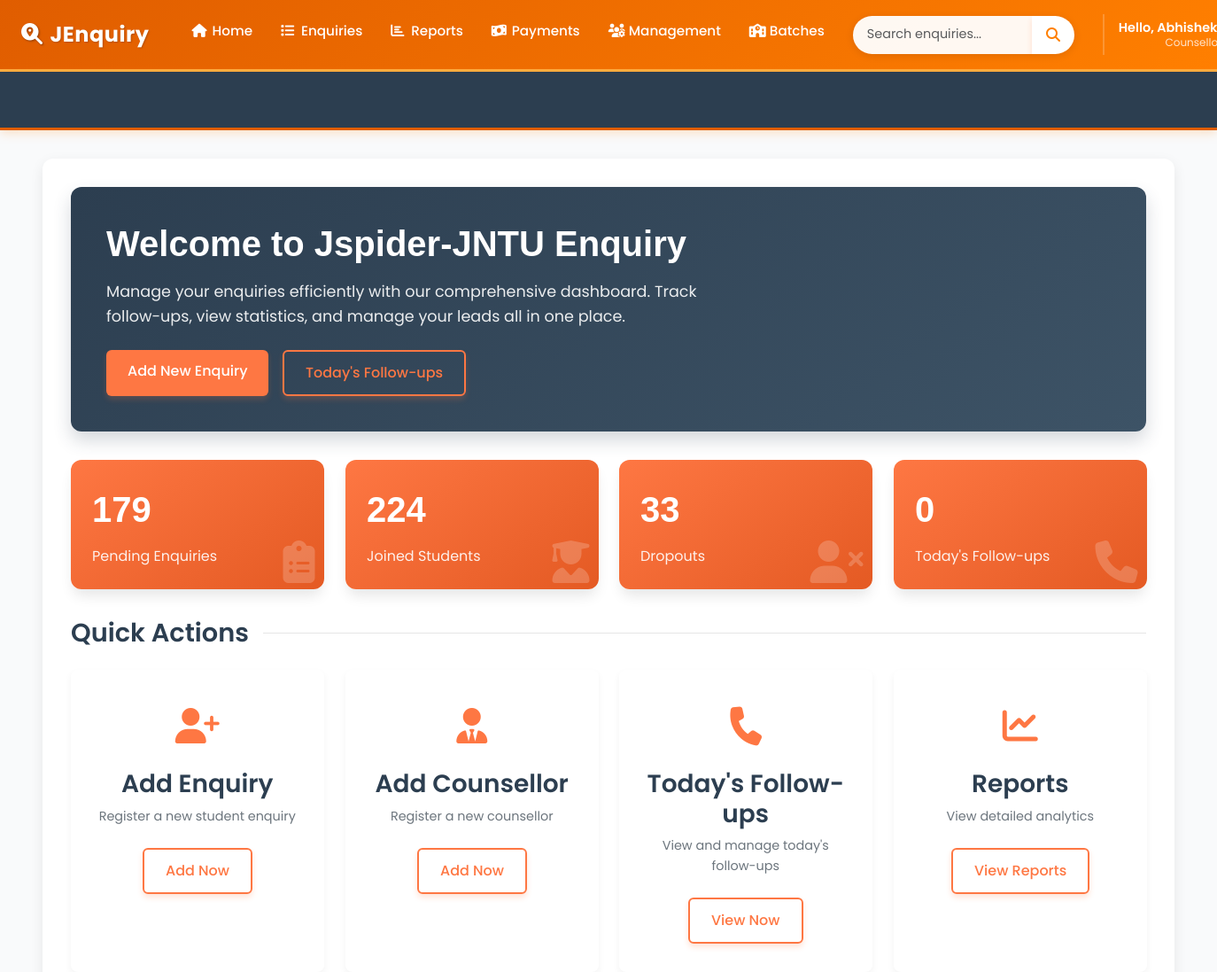
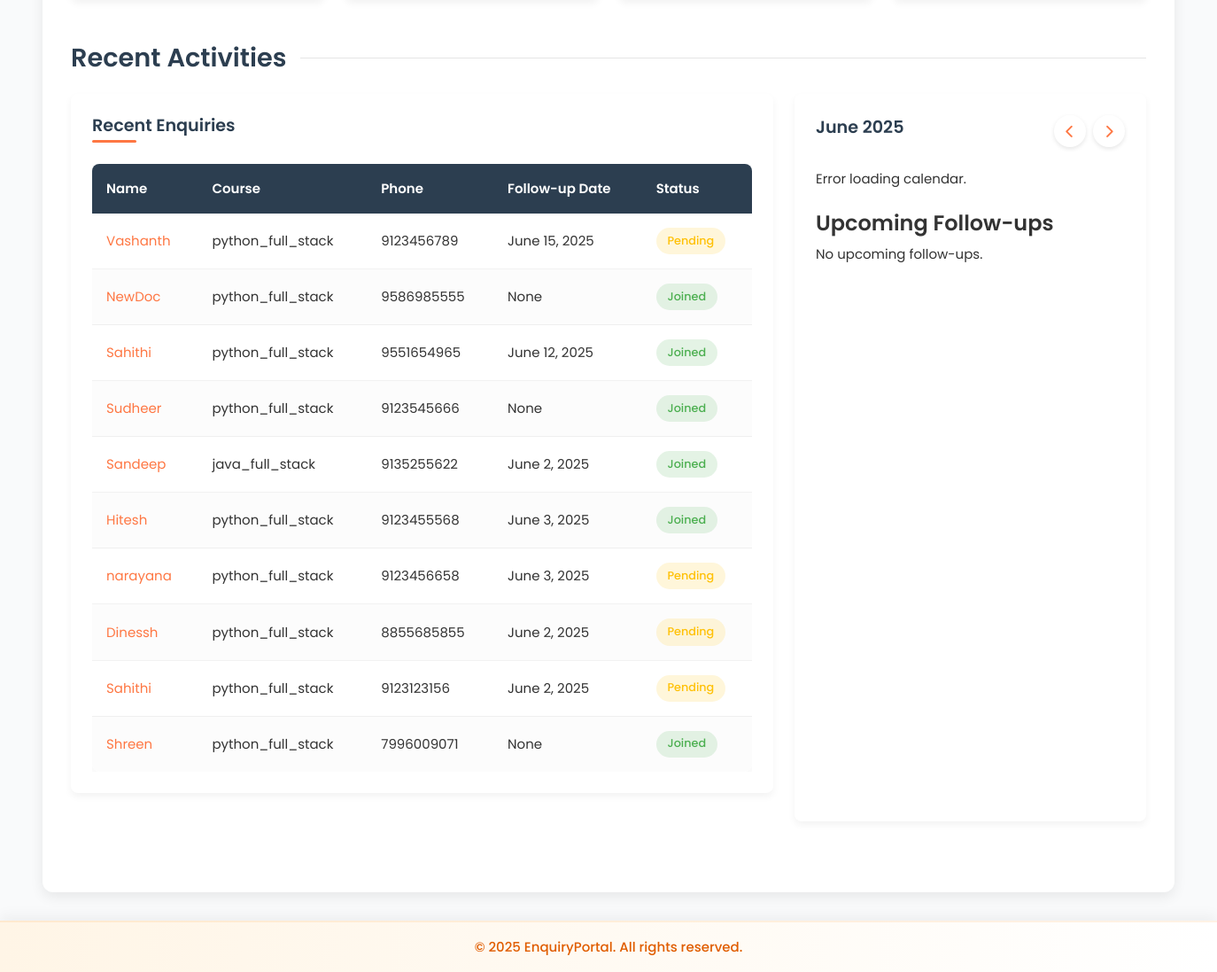
The page / (signed in) on the database its author committed (2 pictures, top to bottom).
### accounts/models.py (models this page shows, shortened)
class CustomUser(AbstractBaseUser, PermissionsMixin):
    ROLE_CHOICES = (
        ('manager', 'Manager'),
        ('counselor', 'Counselor'),
    )
    email = models.EmailField(unique=True)
    first_name = models.CharField(max_length=30)
    last_name = models.CharField(max_length=30)
    role = models.CharField(max_length=20, choices=ROLE_CHOICES)
    is_approved = models.BooleanField(default=False)
    is_active = models.BooleanField(default=True)
    is_staff = models.BooleanField(default=False)
    objects = CustomUserManager()
    USERNAME_FIELD = 'email'
    REQUIRED_FIELDS = ['first_name', 'last_name', 'role']

### enquiry/models.py (models this page shows, shortened)
class Enquiry(models.Model):
    STATUS_CHOICES = [
        ('joined', 'Joined'),
        ('pending', 'Pending'),
        ('dropout', 'Dropout'),
    ]
    SUBJECT_CHOICES = [
        ('java_full_stack', 'Java Full Stack'),
        ('python_full_stack', 'Python Full Stack'),
        ('other', 'Other'),
    ]
    ENQUIRY_TYPE_CHOICES = [
        ('someone_telephonic', 'Enquiry for Someone Telephonic'),
        ('direct_telephonic', 'Direct Enquiry Telephonic'),
        ('someone_walkin', 'Enquiry for Someone WalkIn'),
        ('direct_walkin', 'Direct Enquiry WalkIn'),
        ('telephonic_to_walkin', 'Telephonic To Walkin'),
    ]
    VISIT_TYPE_CHOICES = [
        ('alone_walkin', 'Alone Walkin'),
        ('came_with_parents', 'Came with parents'),
        ('student_reference', 'Student Reference'),
        ('old_student_reference', 'Old Student Reference'),
        ('came_with_relatives', 'Came with relatives'),
        ('telephonic', 'Telephonic'),
    ]
    name = models.CharField(max_length=100)
    mobile = models.CharField(max_length=15, unique=True)
    parent_number = models.CharField(max_length=15, blank=True, null=True)
    native_district_name = models.CharField(max_length=30, blank=True, null=True)
    subject = models.CharField(max_length=50, choices=SUBJECT_CHOICES)
    other_subject_name = models.CharField(max_length=100, blank=True, null=True)
    status = models.CharField(max_length=10, choices=STATUS_CHOICES, default='pending')
    enquiry_type = models.CharField(max_length=30, choices=ENQUIRY_TYPE_CHOICES, default='direct_telephonic')
    visit_type = models.CharField(max_length=30, choices=VISIT_TYPE_CHOICES, default='alone_walkin')
    created_at = models.DateTimeField(auto_now_add=True)
    followup_date = models.DateField(null=True, blank=True)
    enquiry_date = models.DateField(null=True, blank=True)
    joined_date = models.DateField(null=True, blank=True)
    fees_paid_date = models.DateField(null=True, blank=True)
    due_date = models.DateField(null=True, blank=True)
    target_fees = models.DecimalField(
        max_digits=12, decimal_places=2,
        null=True, blank=True,
        help_text="Total fees for the course"
    )
    fees_paid = models.DecimalField(
        max_digits=12, decimal_places=2,
        default=0.00,
        help_text="Total amount paid by the student"
    )
    fees_balance = models.DecimalField(
        max_digits=12, decimal_places=2,
        null=True, blank=True,
        help_text="Remaining balance (calculated automatically)"
    )
    is_joined_batch = models.BooleanField(default=False)
    counsellor = models.ForeignKey('Counsellor', on_delete=models.CASCADE, related_name='enquiries')
    class Meta:
        indexes = [
            models.Index(fields=['created_at']),
            models.Index(fields=['joined_date']),
            models.Index(fields=['status']),
            models.Index(fields=['counsellor']),
            models.Index(fields=['enquiry_date']),
            models.Index(fields=['enquiry_type']),
        ]
        ordering = ['-created_at']

### enquiry/views.py (the view)
# urls.py: path('', views.dashboard, name='dashboard'),
@login_required(login_url='accounts:login')
def dashboard(request):
    context = get_or_set_cache(
        'dashboard_data',
        lambda: build_dashboard_context(),
        timeout=600
    )
    return render(request, 'dashboard.html', context)

### template/dashboard.html (shortened to what this page needs)
{% extends "base.html" %}
{% block content %}
<section class="welcome-banner" data-aos="fade-up">
    <h1>Welcome to Jspider-JNTU Enquiry</h1>
    <p>Manage your enquiries efficiently with our comprehensive dashboard. Track follow-ups, view statistics, and manage your leads all in one place.</p>
    <div class="welcome-actions">
        <a href="{% url 'enquiry:add_enquiry' %}" class="btn">Add New Enquiry</a>
        <a href="{% url 'enquiry:today_followups' %}" class="btn btn-outline">Today's Follow-ups</a>
    </div>
</section>
<section class="dashboard-stats" data-aos="fade-up" data-aos-delay="100">
    <div class="stat-card">
        <div class="stat-value">{{ pending_count }}</div>
        <div class="stat-label">Pending Enquiries</div>
        <div class="stat-icon">
            <i class="fas fa-clipboard-list"></i>
        </div>
    </div>
    <div class="stat-card">
        <div class="stat-value">{{ joined_count }}</div>
        <div class="stat-label">Joined Students</div>
        <div class="stat-icon">
            <i class="fas fa-user-graduate"></i>
        </div>
    </div>
    <div class="stat-card">
        <div class="stat-value">{{ dropout_count }}</div>
        <div class="stat-label">Dropouts</div>
        <div class="stat-icon">
            <i class="fas fa-user-times"></i>
        </div>
    </div>
    <div class="stat-card">
        <div class="stat-value">{{ today_followup_count }}</div>
        <div class="stat-label">Today's Follow-ups</div>
        <div class="stat-icon">
            <i class="fas fa-phone"></i>
        </div>
    </div>
</section>
<section class="dashboard-section" data-aos="fade-up" data-aos-delay="200">
    <div class="section-title">
        <h2>Quick Actions</h2>
    </div>
    <div class="quick-actions">
        <div class="action-card">
            <div class="action-icon">
                <i class="fas fa-user-plus"></i>
            </div>
            <h3 class="action-title">Add Enquiry</h3>
            <p class="action-description">Register a new student enquiry</p>
            <a href="{% url 'enquiry:add_enquiry' %}" class="btn btn-outline">Add Now</a>
        </div>
        <div class="action-card">
            <div class="action-icon">
                <i class="fas fa-user-tie"></i>
            </div>
            <h3 class="action-title">Add Counsellor</h3>
            <p class="action-description">Register a new counsellor</p>
            <a href="{% url 'enquiry:add_counsellor' %}" class="btn btn-outline">Add Now</a>
        </div>
        <div class="action-card">
            <div class="action-icon">
                <i class="fas fa-phone-alt"></i>
            </div>
            <h3 class="action-title">Today's Follow-ups</h3>
            <p class="action-description">View and manage today's follow-ups</p>
            <a href="{% url 'enquiry:today_followups' %}" class="btn btn-outline">View Now</a>
        </div>
        <div class="action-card">
            <div class="action-icon">
                <i class="fas fa-chart-line"></i>
            </div>
            <h3 class="action-title">Reports</h3>
            <p class="action-description">View detailed analytics</p>
            <a href="#" class="btn btn-outline">View Reports</a>
        </div>
    </div>
</section>
<div class="dashboard-section" data-aos="fade-up" data-aos-delay="300">
    <div class="section-title">
        <h2>Recent Activities</h2>
    </div>
    <div style="display: grid; grid-template-columns: 2fr 1fr; gap: 1.5rem;" class="dashboard-layout">
        <div class="chart-container">
            <h3 class="chart-title">Recent Enquiries</h3>
            <div class="table-responsive">
                <table class="enquiry-table">
                    <thead>
                        <tr>
                            <th>Name</th>
                            <th>Course</th>
                            <th>Phone</th>
                            <th>Follow-up Date</th>
                            <th>Status</th>
                        </tr>
                    </thead>
                    <tbody>
                        {% for enquiry in recent_enquiries %}
                        <tr>
                            <td><a href="{% url 'enquiry:enquiry_details' enquiry.id %}">{{ enquiry.name }}</a></td>
                            <td>{{ enquiry.subject }}</td>
                            <td>{{ enquiry.mobile }}</td>
                            <td>{{ enquiry.followup_date }}</td>
                            <td>
                                {% if enquiry.status == 'pending' %}
                                <span class="status-badge status-pending">Pending</span>
                                {% elif enquiry.status == 'joined' %}
                                <span class="status-badge status-joined">Joined</span>
                                {% elif enquiry.status == 'dropout' %}
                                <span class="status-badge status-dropout">Dropout</span>
                                {% endif %}
                            </td>
                        </tr>
                        {% empty %}
                        <tr>
                            <td colspan="5" style="text-align: center;">No recent enquiries found.</td>
                        </tr>
                        {% endfor %}
                    </tbody>
                </table>
            </div>
        </div>
        <div class="mini-calendar">
            <div class="calendar-header">
                <h3 class="calendar-title" id="calendar-month-year">{{ month_name }} {{ current_year }}</h3>
                <div class="calendar-nav">
                    <button id="prev-month"><i class="fas fa-chevron-left"></i></button>
                    <button id="next-month"><i class="fas fa-chevron-right"></i></button>
                </div>
            </div>
            <div id="calendar-container">
            </div>
            <div style="margin-top: 1.5rem;">
    <h4 id="followups-title">Upcoming Follow-ups</h4>
    <div id="followups-container" class="activity-feed">
        {% for followup in upcoming_followups %}
            <div class="activity-item">
                <div class="activity-icon"><i class="fas fa-phone-alt"></i></div>
                <div class="activity-content">
                    <div class="activity-title">
                        {% if followup.id %}
                            <a href="{% url 'enquiry:enquiry_details' followup.id %}">
                                {{ followup.name }}
                            </a>
                        {% else %}
                            {{ followup.name }}
                        {% endif %}
                        - {{ followup.subject|default:"N/A" }}
                    </div>
                    <div class="activity-time">{{ followup.followup_date }}</div>
                </div>
            </div>
        {% empty %}
            <p>No upcoming follow-ups.</p>
        {% endfor %}
    </div>
</div>
        </div>
    </div>
</div>
{% endblock %}

### template/base.html (shortened to what this page needs)
<!DOCTYPE html>
<html lang="en">
<head>
    <link href="https://cdn.jsdelivr.net/npm/bootstrap@5.3.0-alpha1/dist/css/bootstrap.min.css" rel="stylesheet">
    <link rel="stylesheet" href="https://cdnjs.cloudflare.com/ajax/libs/font-awesome/6.4.0/css/all.min.css">
<link rel="stylesheet" href="https://cdnjs.cloudflare.com/ajax/libs/font-awesome/6.5.0/css/all.min.css">
<link rel="stylesheet" href="https://cdn.jsdelivr.net/npm/flatpickr/dist/flatpickr.min.css">
</head>
<body>
    <nav class="navbar navbar-expand-lg navbar-dark">
        <div class="container-fluid">
            <a class="navbar-brand pulse-on-hover" href="{% url 'enquiry:dashboard' %}">
                <i class="fas fa-search-location"></i>JEnquiry
            </a>
            <div class="collapse navbar-collapse" id="mainNav">
                {% if user.is_authenticated %}
                <ul class="navbar-nav me-auto mb-2 mb-lg-0">
                    <li class="nav-item">
                        <a class="nav-link" href="{% url 'enquiry:dashboard' %}"><i class="fas fa-home"></i> Home</a>
                    </li>
                    <li class="nav-item dropdown">
                        <a class="nav-link dropdown-toggle" href="#" role="button" data-bs-toggle="dropdown">
                            <i class="fas fa-list"></i> Enquiries
                        </a>
                    </li>
                    <li class="nav-item dropdown">
                        <a class="nav-link dropdown-toggle" href="#" role="button" data-bs-toggle="dropdown">
                            <i class="fas fa-chart-bar"></i> Reports
                        </a>
                    </li>
                    <li class="nav-item dropdown">
                        <a class="nav-link dropdown-toggle" href="#" role="button" data-bs-toggle="dropdown">
                            <i class="fas fa-money-bill-wave"></i> Payments
                        </a>
                    </li>
                    <li class="nav-item dropdown">
                        <a class="nav-link dropdown-toggle" href="#" role="button" data-bs-toggle="dropdown">
                            <i class="fas fa-users-cog"></i> Management
                        </a>
                    </li>
                    <li class="nav-item dropdown">
                        <a class="nav-link dropdown-toggle" href="#" role="button" data-bs-toggle="dropdown">
                           <i class="fa-solid fa-school"></i> Batches
                        </a>
                    </li>
                </ul>
                <form class="d-flex search-form search-section" action="{% url 'enquiry:enquary_list' %}" method="get">
                    <div class="input-group">
                        <input type="search" name="search" class="form-control" placeholder="Search enquiries..."
                               aria-label="Search">
                        <button class="btn" type="submit">
                            <i class="fas fa-search"></i>
                        </button>
                    </div>
                </form>
                <div class="user-section">
                    <div class="user-menu">
                        <div class="dropdown user-dropdown">
                            <button class="dropdown-toggle" type="button" data-bs-toggle="dropdown"
                                    aria-expanded="false">
                                <div class="user-profile-dropdown">
                                    <div class="user-details">
                                        <p class="user-greeting">
                                           Hello, {{ user.first_name|default:user.email }}!
                                        </p>
                                        <p class="user-role">
                                            {% if user.is_superuser %}
                                                Super Admin
                                            {% elif user.is_staff %}
                                                Admin
                                            {% else %}
                                                Counsellor
                                            {% endif %}
                                        </p>
                                    </div>
                                </div>
                            </button>
                        </div>
                    </div>
                </div>
                {% endif %}
            </div>
        </div>
    </nav>
{% if user.is_authenticated %}
<div class="marquee-container marquee-progress">
    <div class="marquee-content">
    </div>
</div>
{% endif %}
    <div class="main-content-wrapper">
        <div class="container-fluid px-4">
            <div class="content-container">
                {% block content %}
                {% endblock %}
            </div>
        </div>
    </div>
    <footer class="text-center p-3">
        <div class="container">
            <p class="m-0">&copy; 2025 EnquiryPortal. All rights reserved.</p>
        </div>
    </footer>
</body>
</html>

### rows shown on the page
CustomUser: first_name "Abhishek"
Enquiry: name "Vashanth", subject "python_full_stack", mobile "9123456789", followup_date "June 15, 2025", status "Pending"
Enquiry: name "NewDoc", subject "python_full_stack", mobile "9586985555", followup_date "None", status "Joined"
Enquiry: name "Sahithi", subject "python_full_stack", mobile "9551654965", followup_date "June 12, 2025", status "Joined"
Enquiry: name "Sudheer", subject "python_full_stack", mobile "9123545666", followup_date "None", status "Joined"
Enquiry: name "Sandeep", subject "java_full_stack", mobile "9135255622", followup_date "June 2, 2025", status "Joined"
Enquiry: name "Hitesh", subject "python_full_stack", mobile "9123455568", followup_date "June 3, 2025", status "Joined"
Enquiry: name "narayana", subject "python_full_stack", mobile "9123456658", followup_date "June 3, 2025", status "Pending"
Enquiry: name "Dinessh", subject "python_full_stack", mobile "8855685855", followup_date "June 2, 2025", status "Pending"
Enquiry: name "Sahithi", subject "python_full_stack", mobile "9123123156", followup_date "June 2, 2025", status "Pending"
Enquiry: name "Shreen", subject "python_full_stack", mobile "7996009071", followup_date "None", status "Joined"

### other values the page prints
{{ pending_count }} "179"
{{ joined_count }} "224"
{{ dropout_count }} "33"
{{ today_followup_count }} "0"
